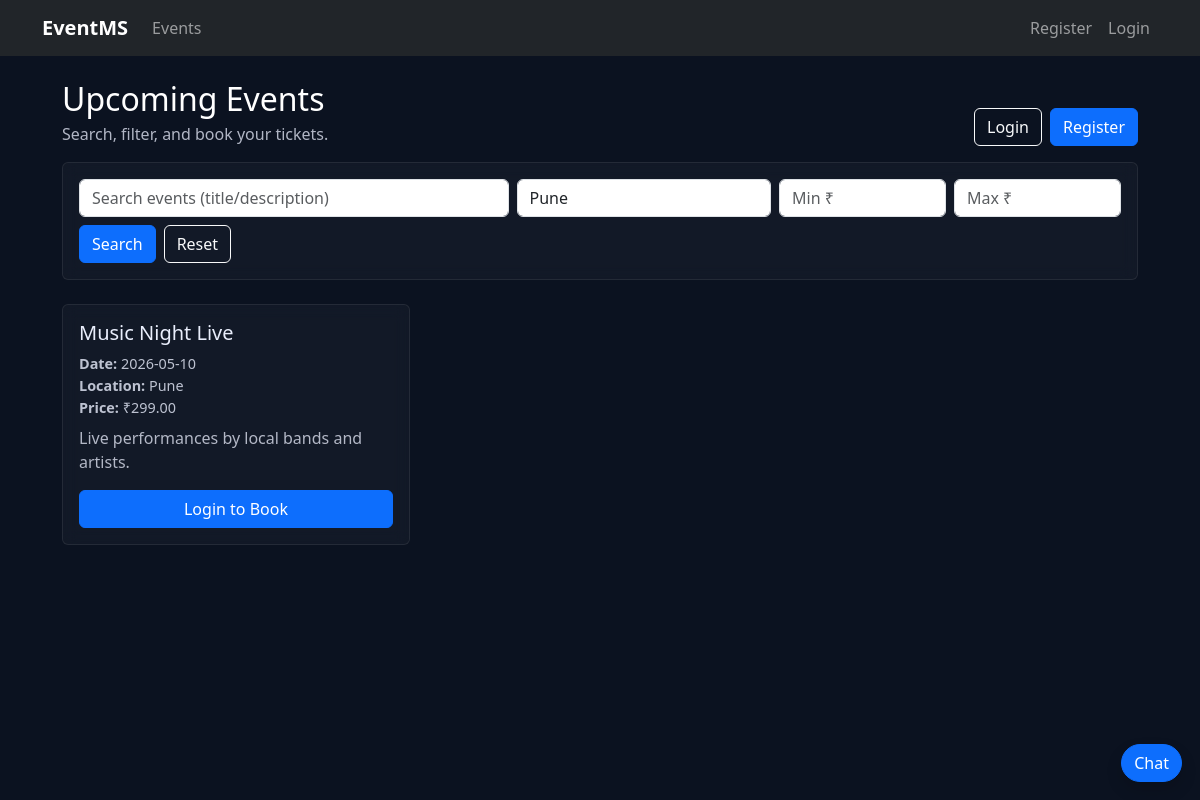
/index.php?location=Pune, run on the app's committed database.
### tables this page shows
CREATE TABLE IF NOT EXISTS events (
  id INT AUTO_INCREMENT PRIMARY KEY,
  title VARCHAR(200) NOT NULL,
  description TEXT NOT NULL,
  date DATE NOT NULL,
  location VARCHAR(200) NOT NULL,
  price DECIMAL(10,2) NOT NULL DEFAULT 0.00,
  created_at TIMESTAMP DEFAULT CURRENT_TIMESTAMP
);

### config.php (called while the page is built, shortened)
<?php
function is_logged_in(): bool {
    return isset($_SESSION["user_id"]);
}
function e(string $str): string {
    return htmlspecialchars($str, ENT_QUOTES, "UTF-8");
}
?>

### index.php (the view, shortened to what this page needs)
<?php
require_once "config.php";
$q = trim($_GET["q"] ?? "");
$location = trim($_GET["location"] ?? "");
$min_price = trim($_GET["min_price"] ?? "");
$max_price = trim($_GET["max_price"] ?? "");
$sql = "SELECT id, title, description, date, location, price FROM events WHERE 1=1";
$params = [];
$types = "";
if ($location !== "") {
    $sql .= " AND location LIKE ?";
    $params[] = "%" . $location . "%"; $types .= "s";
}
$sql .= " ORDER BY date ASC";
$stmt = $conn->prepare($sql);
if ($params) {
    $stmt->bind_param($types, ...$params);
}
$stmt->execute();
$events = $stmt->get_result()->fetch_all(MYSQLI_ASSOC);
include "partials/header.php";
?>
<div class="d-flex flex-wrap align-items-end justify-content-between gap-3 mb-3">
  <div>
    <h2 class="mb-1 text-white">Upcoming Events</h2>
    <div class="muted">Search, filter, and book your tickets.</div>
  </div>
  <?php if (!is_logged_in()): ?>
    <div class="d-flex gap-2">
      <a class="btn btn-outline-light" href="login.php">Login</a>
      <a class="btn btn-primary" href="register.php">Register</a>
    </div>
  <?php endif; ?>
</div>
<div class="card event-card mb-4">
  <div class="card-body">
    <form class="row g-2" method="get">
      <div class="col-md-5">
        <input class="form-control" name="q" placeholder="Search events (title/description)" value="<?= e($q) ?>">
      </div>
      <div class="col-md-3">
        <input class="form-control" name="location" placeholder="Location" value="<?= e($location) ?>">
      </div>
      <div class="col-md-2">
        <input class="form-control" name="min_price" placeholder="Min ₹" value="<?= e($min_price) ?>">
      </div>
      <div class="col-md-2">
        <input class="form-control" name="max_price" placeholder="Max ₹" value="<?= e($max_price) ?>">
      </div>
      <div class="col-12 d-flex gap-2 mt-2">
        <button class="btn btn-primary">Search</button>
        <a class="btn btn-outline-light" href="index.php">Reset</a>
      </div>
    </form>
  </div>
</div>
<?php if (!$events): ?>
  <div class="alert alert-secondary">No events found. Try adjusting your filters.</div>
<?php else: ?>
  <div class="row g-3">
    <?php foreach ($events as $ev): ?>
      <div class="col-md-4">
        <div class="card event-card h-100">
          <div class="card-body d-flex flex-column">
            <h5 class="card-title"><?= e($ev["title"]) ?></h5>
            <div class="event-meta mb-2">
              <div><strong>Date:</strong> <?= e($ev["date"]) ?></div>
              <div><strong>Location:</strong> <?= e($ev["location"]) ?></div>
              <div><strong>Price:</strong> ₹<?= e(number_format((float)$ev["price"], 2)) ?></div>
            </div>
            <p class="card-text muted" style="flex:1;">
              <?= e(mb_strimwidth($ev["description"], 0, 120, "...")) ?>
            </p>
            <div class="d-flex gap-2">
              <?php if (is_logged_in()): ?>
                <a class="btn btn-primary w-100" href="book.php?event_id=<?= (int)$ev["id"] ?>">Book</a>
              <?php else: ?>
                <a class="btn btn-primary w-100" href="login.php">Login to Book</a>
              <?php endif; ?>
            </div>
          </div>
        </div>
      </div>
    <?php endforeach; ?>
  </div>
<?php endif; ?>
<?php include "partials/footer.php"; ?>

### assets/css/style.css (style rules this page uses)
body { background: #0b1220; }
.card.event-card { border: 1px solid rgba(255,255,255,.08); background: rgba(255,255,255,.03); color: #e9eefc; backdrop-filter: blur(8px); }
.event-meta { font-size: .9rem; color: rgba(233,238,252,.8); }
.muted { color: rgba(233,238,252,.75) !important; }

### data on the page
events: title "Music Night Live", date "2026-05-10", location "Pune", price "299.00", description "Live performances by local bands and artists."
